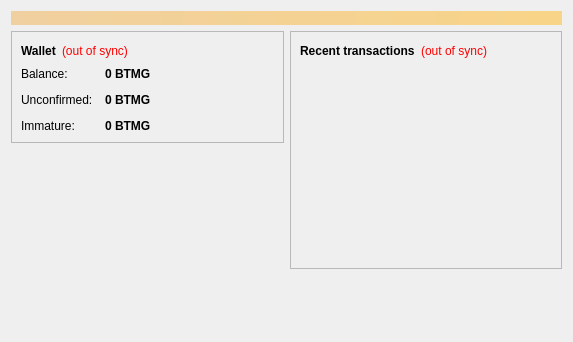
<?xml version="1.0" encoding="UTF-8"?>
<ui version="4.0">
 <class>OverviewPage</class>
 <widget class="QWidget" name="OverviewPage">
  <property name="geometry">
   <rect>
    <x>0</x>
    <y>0</y>
    <width>573</width>
    <height>342</height>
   </rect>
  </property>
  <property name="windowTitle">
   <string>Form</string>
  </property>
  <layout class="QVBoxLayout" name="topLayout">
   <item>
    <widget class="QLabel" name="labelAlerts">
     <property name="visible">
      <bool>false</bool>
     </property>
     <property name="styleSheet">
      <string notr="true">background-color: qlineargradient(x1: 0, y1: 0, x2: 1, y2: 0, stop:0 #F0D0A0, stop:1 #F8D488); color:#000000;</string>
     </property>
     <property name="wordWrap">
      <bool>true</bool>
     </property>
     <property name="margin">
      <number>3</number>
     </property>
    </widget>
   </item>
   <item>
    <layout class="QHBoxLayout" name="horizontalLayout" stretch="1,1">
     <item>
      <layout class="QVBoxLayout" name="verticalLayout_2">
       <item>
        <widget class="QFrame" name="frame">
         <property name="frameShape">
          <enum>QFrame::StyledPanel</enum>
         </property>
         <property name="frameShadow">
          <enum>QFrame::Raised</enum>
         </property>
         <layout class="QVBoxLayout" name="verticalLayout_4">
          <item>
           <layout class="QHBoxLayout" name="horizontalLayout_4">
            <item>
             <widget class="QLabel" name="label_5">
              <property name="font">
               <font>
                <weight>75</weight>
                <bold>true</bold>
               </font>
              </property>
              <property name="text">
               <string>Wallet</string>
              </property>
             </widget>
            </item>
            <item>
             <widget class="QLabel" name="labelWalletStatus">
              <property name="toolTip">
               <string>The displayed information may be out of date. Your wallet automatically synchronizes with the BitmillionGold network after a connection is established, but this process has not completed yet.</string>
              </property>
              <property name="styleSheet">
               <string notr="true">QLabel { color: red; }</string>
              </property>
              <property name="text">
               <string notr="true">(out of sync)</string>
              </property>
              <property name="alignment">
               <set>Qt::AlignLeading|Qt::AlignLeft|Qt::AlignVCenter</set>
              </property>
             </widget>
            </item>
            <item>
             <spacer name="horizontalSpacer_2">
              <property name="orientation">
               <enum>Qt::Horizontal</enum>
              </property>
              <property name="sizeHint" stdset="0">
               <size>
                <width>40</width>
                <height>20</height>
               </size>
              </property>
             </spacer>
            </item>
           </layout>
          </item>
          <item>
           <layout class="QFormLayout" name="formLayout_2">
            <property name="fieldGrowthPolicy">
             <enum>QFormLayout::AllNonFixedFieldsGrow</enum>
            </property>
            <property name="horizontalSpacing">
             <number>12</number>
            </property>
            <property name="verticalSpacing">
             <number>12</number>
            </property>
            <item row="0" column="0">
             <widget class="QLabel" name="label">
              <property name="text">
               <string>Balance:</string>
              </property>
             </widget>
            </item>
            <item row="0" column="1">
             <widget class="QLabel" name="labelBalance">
              <property name="font">
               <font>
                <weight>75</weight>
                <bold>true</bold>
               </font>
              </property>
              <property name="cursor">
               <cursorShape>IBeamCursor</cursorShape>
              </property>
              <property name="toolTip">
               <string>Your current balance</string>
              </property>
              <property name="text">
               <string notr="true">0 BTMG</string>
              </property>
              <property name="textInteractionFlags">
               <set>Qt::LinksAccessibleByMouse|Qt::TextSelectableByKeyboard|Qt::TextSelectableByMouse</set>
              </property>
             </widget>
            </item>
            <item row="1" column="0">
             <widget class="QLabel" name="label_3">
              <property name="text">
               <string>Unconfirmed:</string>
              </property>
             </widget>
            </item>
            <item row="1" column="1">
             <widget class="QLabel" name="labelUnconfirmed">
              <property name="font">
               <font>
                <weight>75</weight>
                <bold>true</bold>
               </font>
              </property>
              <property name="cursor">
               <cursorShape>IBeamCursor</cursorShape>
              </property>
              <property name="toolTip">
               <string>Total of transactions that have yet to be confirmed, and do not yet count toward the current balance</string>
              </property>
              <property name="text">
               <string notr="true">0 BTMG</string>
              </property>
              <property name="textInteractionFlags">
               <set>Qt::LinksAccessibleByMouse|Qt::TextSelectableByKeyboard|Qt::TextSelectableByMouse</set>
              </property>
             </widget>
            </item>
            <item row="2" column="0">
             <widget class="QLabel" name="labelImmatureText">
              <property name="text">
               <string>Immature:</string>
              </property>
             </widget>
            </item>
            <item row="2" column="1">
             <widget class="QLabel" name="labelImmature">
              <property name="font">
               <font>
                <weight>75</weight>
                <bold>true</bold>
               </font>
              </property>
              <property name="toolTip">
               <string>Mined balance that has not yet matured</string>
              </property>
              <property name="text">
               <string notr="true">0 BTMG</string>
              </property>
              <property name="textInteractionFlags">
               <set>Qt::LinksAccessibleByMouse|Qt::TextSelectableByKeyboard|Qt::TextSelectableByMouse</set>
              </property>
             </widget>
            </item>
           </layout>
          </item>
         </layout>
        </widget>
       </item>
       <item>
        <spacer name="verticalSpacer">
         <property name="orientation">
          <enum>Qt::Vertical</enum>
         </property>
         <property name="sizeHint" stdset="0">
          <size>
           <width>20</width>
           <height>40</height>
          </size>
         </property>
        </spacer>
       </item>
      </layout>
     </item>
     <item>
      <layout class="QVBoxLayout" name="verticalLayout_3">
       <item>
        <widget class="QFrame" name="frame_2">
         <property name="frameShape">
          <enum>QFrame::StyledPanel</enum>
         </property>
         <property name="frameShadow">
          <enum>QFrame::Raised</enum>
         </property>
         <layout class="QVBoxLayout" name="verticalLayout">
          <item>
           <layout class="QHBoxLayout" name="horizontalLayout_2">
            <item>
             <widget class="QLabel" name="label_4">
              <property name="text">
               <string>&lt;b&gt;Recent transactions&lt;/b&gt;</string>
              </property>
             </widget>
            </item>
            <item>
             <widget class="QLabel" name="labelTransactionsStatus">
              <property name="toolTip">
               <string>The displayed information may be out of date. Your wallet automatically synchronizes with the BitmillionGold network after a connection is established, but this process has not completed yet.</string>
              </property>
              <property name="styleSheet">
               <string notr="true">QLabel { color: red; }</string>
              </property>
              <property name="text">
               <string notr="true">(out of sync)</string>
              </property>
              <property name="alignment">
               <set>Qt::AlignRight|Qt::AlignTrailing|Qt::AlignVCenter</set>
              </property>
             </widget>
            </item>
            <item>
             <spacer name="horizontalSpacer">
              <property name="orientation">
               <enum>Qt::Horizontal</enum>
              </property>
              <property name="sizeHint" stdset="0">
               <size>
                <width>40</width>
                <height>20</height>
               </size>
              </property>
             </spacer>
            </item>
           </layout>
          </item>
          <item>
           <widget class="QListView" name="listTransactions">
            <property name="styleSheet">
             <string notr="true">QListView { background: transparent; }</string>
            </property>
            <property name="frameShape">
             <enum>QFrame::NoFrame</enum>
            </property>
            <property name="verticalScrollBarPolicy">
             <enum>Qt::ScrollBarAlwaysOff</enum>
            </property>
            <property name="horizontalScrollBarPolicy">
             <enum>Qt::ScrollBarAlwaysOff</enum>
            </property>
            <property name="selectionMode">
             <enum>QAbstractItemView::NoSelection</enum>
            </property>
           </widget>
          </item>
         </layout>
        </widget>
       </item>
       <item>
        <spacer name="verticalSpacer_2">
         <property name="orientation">
          <enum>Qt::Vertical</enum>
         </property>
         <property name="sizeHint" stdset="0">
          <size>
           <width>20</width>
           <height>40</height>
          </size>
         </property>
        </spacer>
       </item>
      </layout>
     </item>
    </layout>
   </item>
  </layout>
 </widget>
 <resources/>
 <connections/>
</ui>
